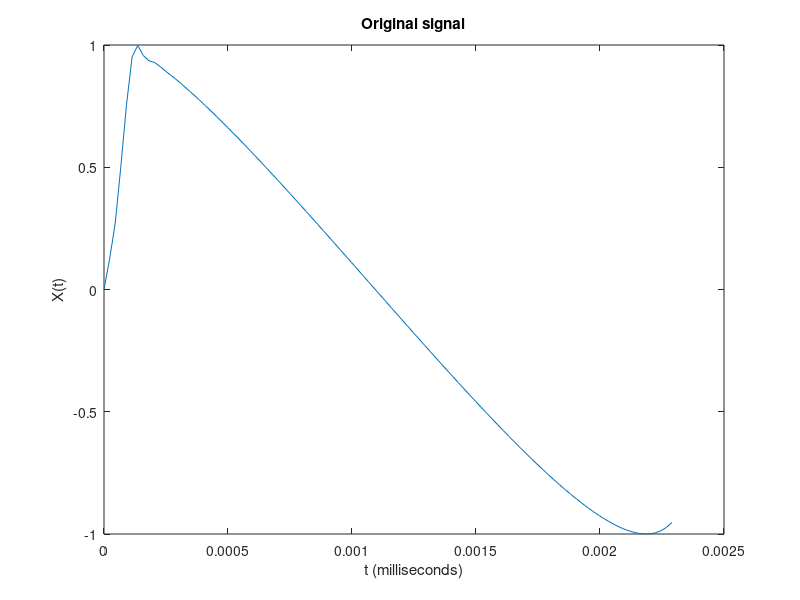
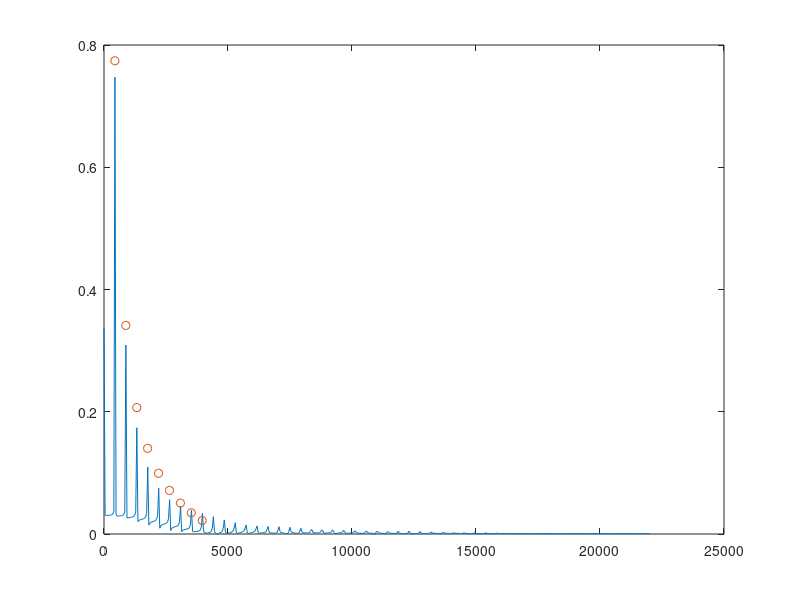

Write MATLAB code to recreate these figures, in order.
Fs = 44100;            % Sampling frequency
T = 1/Fs;             % Sampling period
L = 1000;             % Length of signal
t = (0:L-1)*T;        % Time vector
Fc = 440;             % Carrier frequency
R = 5;                % Ratio
Fm = Fc*R;             % Modulation frequency
I = 1.4;              % Modulation index
% Regular sine
X = sin(2*pi*Fc*t);
% Feedback loop: from i = 2, using previous value
X(1) = 0;
X(2) = sin(2*pi*Fc*2*T);
for i = 3:L-1
  X(i) = sin(2*pi*Fc*i*T + I*(X((i-2))+ X((i-1)))/2);
end

figure (1)
plot(t(1:102),X(1:102))
title('Original signal')
xlabel('t (milliseconds)')
ylabel('X(t)')

Y = fft(X);

f = Fs*(0:(L/2))/L;

Z = 2*abs(Y)/L;

# Sideband analysis for feedback
n = 1:9
sidamp = 2*besselj(n,I*n)./(I*n);
sidf = n*Fc;

# Plot fourier transformation result and predicted sidebands in the same figure
figure (2)
plot(f(1:L/2),Z(1:L/2),sidf(1:9),sidamp(1:9),"o")
